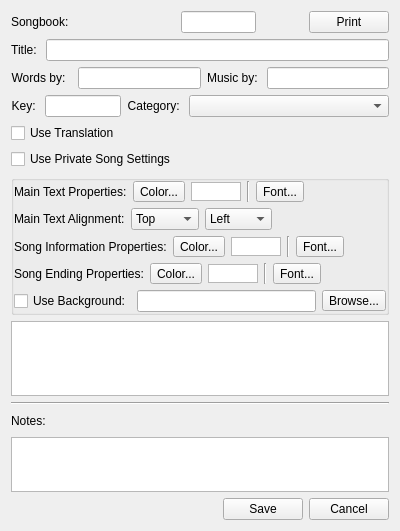
<?xml version="1.0" encoding="UTF-8"?>
<ui version="4.0">
 <class>EditWidget</class>
 <widget class="QWidget" name="EditWidget">
  <property name="geometry">
   <rect>
    <x>0</x>
    <y>0</y>
    <width>400</width>
    <height>531</height>
   </rect>
  </property>
  <property name="minimumSize">
   <size>
    <width>400</width>
    <height>0</height>
   </size>
  </property>
  <property name="windowTitle">
   <string>Edit and/or Add New songs</string>
  </property>
  <property name="windowIcon">
   <iconset resource="softprojector.qrc">
    <normaloff>:/icons/icons/edit.png</normaloff>:/icons/icons/edit.png</iconset>
  </property>
  <layout class="QVBoxLayout" name="verticalLayout_3">
   <item>
    <layout class="QGridLayout" name="gridLayout_6">
     <item row="0" column="0">
      <widget class="QLabel" name="label">
       <property name="text">
        <string>Songbook:</string>
       </property>
      </widget>
     </item>
     <item row="0" column="1">
      <widget class="QLabel" name="songbook_label">
       <property name="minimumSize">
        <size>
         <width>100</width>
         <height>0</height>
        </size>
       </property>
       <property name="text">
        <string notr="true"/>
       </property>
      </widget>
     </item>
     <item row="0" column="2">
      <widget class="QLineEdit" name="lineEditSongNumber">
       <property name="maximumSize">
        <size>
         <width>75</width>
         <height>16777215</height>
        </size>
       </property>
      </widget>
     </item>
     <item row="0" column="4">
      <widget class="QPushButton" name="pushButtonPrint">
       <property name="text">
        <string>Print</string>
       </property>
       <property name="icon">
        <iconset resource="softprojector.qrc">
         <normaloff>:/icons/icons/print.png</normaloff>:/icons/icons/print.png</iconset>
       </property>
      </widget>
     </item>
     <item row="0" column="3">
      <spacer name="horizontalSpacer_2">
       <property name="orientation">
        <enum>Qt::Horizontal</enum>
       </property>
       <property name="sizeHint" stdset="0">
        <size>
         <width>40</width>
         <height>20</height>
        </size>
       </property>
      </spacer>
     </item>
    </layout>
   </item>
   <item>
    <layout class="QGridLayout" name="gridLayout_2">
     <item row="0" column="0">
      <widget class="QLabel" name="label_15">
       <property name="text">
        <string>Title: </string>
       </property>
       <property name="alignment">
        <set>Qt::AlignRight|Qt::AlignTrailing|Qt::AlignVCenter</set>
       </property>
      </widget>
     </item>
     <item row="0" column="1">
      <widget class="QLineEdit" name="lineEditTitle"/>
     </item>
    </layout>
   </item>
   <item>
    <layout class="QGridLayout" name="gridLayout_3">
     <item row="0" column="0">
      <widget class="QLabel" name="label_16">
       <property name="text">
        <string>Words by:  </string>
       </property>
       <property name="alignment">
        <set>Qt::AlignRight|Qt::AlignTrailing|Qt::AlignVCenter</set>
       </property>
      </widget>
     </item>
     <item row="0" column="1">
      <widget class="QLineEdit" name="lineEditWordsBy"/>
     </item>
     <item row="0" column="2">
      <widget class="QLabel" name="label_18">
       <property name="text">
        <string>Music by: </string>
       </property>
       <property name="alignment">
        <set>Qt::AlignRight|Qt::AlignTrailing|Qt::AlignVCenter</set>
       </property>
      </widget>
     </item>
     <item row="0" column="3">
      <widget class="QLineEdit" name="lineEditMusicBy"/>
     </item>
    </layout>
   </item>
   <item>
    <layout class="QGridLayout" name="gridLayout_4">
     <item row="0" column="0">
      <widget class="QLabel" name="label_17">
       <property name="text">
        <string>Key: </string>
       </property>
       <property name="alignment">
        <set>Qt::AlignRight|Qt::AlignTrailing|Qt::AlignVCenter</set>
       </property>
      </widget>
     </item>
     <item row="0" column="1">
      <widget class="QLineEdit" name="lineEditKey"/>
     </item>
     <item row="0" column="2">
      <widget class="QLabel" name="label_14">
       <property name="text">
        <string>Category: </string>
       </property>
       <property name="alignment">
        <set>Qt::AlignRight|Qt::AlignTrailing|Qt::AlignVCenter</set>
       </property>
      </widget>
     </item>
     <item row="0" column="3">
      <widget class="QComboBox" name="comboBoxCategory">
       <property name="minimumSize">
        <size>
         <width>200</width>
         <height>0</height>
        </size>
       </property>
       <property name="sizeAdjustPolicy">
        <enum>QComboBox::AdjustToMinimumContentsLength</enum>
       </property>
      </widget>
     </item>
    </layout>
   </item>
   <item>
    <layout class="QHBoxLayout" name="horizontalLayout_8">
     <item>
      <widget class="QCheckBox" name="checkBoxUseTranslation">
       <property name="text">
        <string>Use Translation</string>
       </property>
      </widget>
     </item>
     <item>
      <spacer name="horizontalSpacer_9">
       <property name="orientation">
        <enum>Qt::Horizontal</enum>
       </property>
       <property name="sizeHint" stdset="0">
        <size>
         <width>40</width>
         <height>20</height>
        </size>
       </property>
      </spacer>
     </item>
    </layout>
   </item>
   <item>
    <layout class="QHBoxLayout" name="horizontalLayout_5">
     <item>
      <widget class="QCheckBox" name="checkBoxSongSettings">
       <property name="text">
        <string>Use Private Song Settings</string>
       </property>
      </widget>
     </item>
     <item>
      <spacer name="horizontalSpacer_6">
       <property name="orientation">
        <enum>Qt::Horizontal</enum>
       </property>
       <property name="sizeHint" stdset="0">
        <size>
         <width>40</width>
         <height>20</height>
        </size>
       </property>
      </spacer>
     </item>
    </layout>
   </item>
   <item>
    <widget class="QGroupBox" name="groupBoxSettings">
     <property name="title">
      <string/>
     </property>
     <property name="flat">
      <bool>true</bool>
     </property>
     <layout class="QVBoxLayout" name="verticalLayout">
      <property name="leftMargin">
       <number>0</number>
      </property>
      <property name="topMargin">
       <number>0</number>
      </property>
      <property name="rightMargin">
       <number>0</number>
      </property>
      <property name="bottomMargin">
       <number>0</number>
      </property>
      <item>
       <layout class="QHBoxLayout" name="horizontalLayout_3">
        <item>
         <widget class="QLabel" name="label_4">
          <property name="text">
           <string>Main Text Properties:</string>
          </property>
         </widget>
        </item>
        <item>
         <widget class="QToolButton" name="toolButtonMainColor">
          <property name="text">
           <string>Color...</string>
          </property>
         </widget>
        </item>
        <item>
         <widget class="QGraphicsView" name="graphicsViewTextColor">
          <property name="sizePolicy">
           <sizepolicy hsizetype="Fixed" vsizetype="Fixed">
            <horstretch>0</horstretch>
            <verstretch>0</verstretch>
           </sizepolicy>
          </property>
          <property name="minimumSize">
           <size>
            <width>50</width>
            <height>19</height>
           </size>
          </property>
          <property name="maximumSize">
           <size>
            <width>50</width>
            <height>19</height>
           </size>
          </property>
         </widget>
        </item>
        <item>
         <widget class="Line" name="line_4">
          <property name="orientation">
           <enum>Qt::Vertical</enum>
          </property>
         </widget>
        </item>
        <item>
         <widget class="QToolButton" name="toolButtonMainFont">
          <property name="text">
           <string>Font...</string>
          </property>
         </widget>
        </item>
        <item>
         <spacer name="horizontalSpacer_4">
          <property name="orientation">
           <enum>Qt::Horizontal</enum>
          </property>
          <property name="sizeHint" stdset="0">
           <size>
            <width>40</width>
            <height>20</height>
           </size>
          </property>
         </spacer>
        </item>
       </layout>
      </item>
      <item>
       <layout class="QHBoxLayout" name="horizontalLayout_4">
        <item>
         <widget class="QLabel" name="labelVAlign">
          <property name="text">
           <string>Main Text Alignment:</string>
          </property>
         </widget>
        </item>
        <item>
         <widget class="QComboBox" name="comboBoxVAlignment">
          <item>
           <property name="text">
            <string>Top</string>
           </property>
          </item>
          <item>
           <property name="text">
            <string>Middle</string>
           </property>
          </item>
          <item>
           <property name="text">
            <string>Bottom</string>
           </property>
          </item>
         </widget>
        </item>
        <item>
         <widget class="QComboBox" name="comboBoxHAlignment">
          <item>
           <property name="text">
            <string>Left</string>
           </property>
          </item>
          <item>
           <property name="text">
            <string>Center</string>
           </property>
          </item>
          <item>
           <property name="text">
            <string>Right</string>
           </property>
          </item>
         </widget>
        </item>
        <item>
         <spacer name="horizontalSpacer_7">
          <property name="orientation">
           <enum>Qt::Horizontal</enum>
          </property>
          <property name="sizeHint" stdset="0">
           <size>
            <width>40</width>
            <height>20</height>
           </size>
          </property>
         </spacer>
        </item>
       </layout>
      </item>
      <item>
       <layout class="QHBoxLayout" name="horizontalLayout_6">
        <item>
         <widget class="QLabel" name="label_3">
          <property name="text">
           <string>Song Information Properties:</string>
          </property>
         </widget>
        </item>
        <item>
         <widget class="QToolButton" name="toolButtonInfoColor">
          <property name="text">
           <string>Color...</string>
          </property>
         </widget>
        </item>
        <item>
         <widget class="QGraphicsView" name="graphicsViewInfoColor">
          <property name="sizePolicy">
           <sizepolicy hsizetype="Fixed" vsizetype="Fixed">
            <horstretch>0</horstretch>
            <verstretch>0</verstretch>
           </sizepolicy>
          </property>
          <property name="minimumSize">
           <size>
            <width>50</width>
            <height>19</height>
           </size>
          </property>
          <property name="maximumSize">
           <size>
            <width>50</width>
            <height>19</height>
           </size>
          </property>
         </widget>
        </item>
        <item>
         <widget class="Line" name="line_5">
          <property name="orientation">
           <enum>Qt::Vertical</enum>
          </property>
         </widget>
        </item>
        <item>
         <widget class="QToolButton" name="toolButtonFont">
          <property name="text">
           <string>Font...</string>
          </property>
         </widget>
        </item>
        <item>
         <spacer name="horizontalSpacer_5">
          <property name="orientation">
           <enum>Qt::Horizontal</enum>
          </property>
          <property name="sizeHint" stdset="0">
           <size>
            <width>40</width>
            <height>20</height>
           </size>
          </property>
         </spacer>
        </item>
       </layout>
      </item>
      <item>
       <layout class="QHBoxLayout" name="horizontalLayout_7">
        <item>
         <widget class="QLabel" name="label_2">
          <property name="text">
           <string>Song Ending Properties:</string>
          </property>
         </widget>
        </item>
        <item>
         <widget class="QToolButton" name="toolButtonEndingColor">
          <property name="text">
           <string>Color...</string>
          </property>
         </widget>
        </item>
        <item>
         <widget class="QGraphicsView" name="graphicsViewEndingColor">
          <property name="sizePolicy">
           <sizepolicy hsizetype="Fixed" vsizetype="Fixed">
            <horstretch>0</horstretch>
            <verstretch>0</verstretch>
           </sizepolicy>
          </property>
          <property name="minimumSize">
           <size>
            <width>50</width>
            <height>19</height>
           </size>
          </property>
          <property name="maximumSize">
           <size>
            <width>50</width>
            <height>19</height>
           </size>
          </property>
         </widget>
        </item>
        <item>
         <widget class="Line" name="line_6">
          <property name="orientation">
           <enum>Qt::Vertical</enum>
          </property>
         </widget>
        </item>
        <item>
         <widget class="QToolButton" name="toolButtonEndingFont">
          <property name="text">
           <string>Font...</string>
          </property>
         </widget>
        </item>
        <item>
         <spacer name="horizontalSpacer_8">
          <property name="orientation">
           <enum>Qt::Horizontal</enum>
          </property>
          <property name="sizeHint" stdset="0">
           <size>
            <width>40</width>
            <height>20</height>
           </size>
          </property>
         </spacer>
        </item>
       </layout>
      </item>
      <item>
       <layout class="QHBoxLayout" name="horizontalLayout_2">
        <item>
         <widget class="QCheckBox" name="checkBoxUseBackground">
          <property name="text">
           <string>Use Background:</string>
          </property>
         </widget>
        </item>
        <item>
         <widget class="QLineEdit" name="lineEditBackgroundPath">
          <property name="enabled">
           <bool>true</bool>
          </property>
          <property name="readOnly">
           <bool>true</bool>
          </property>
         </widget>
        </item>
        <item>
         <widget class="QToolButton" name="toolButtonBrowseBackground">
          <property name="text">
           <string>Browse...</string>
          </property>
         </widget>
        </item>
       </layout>
      </item>
     </layout>
    </widget>
   </item>
   <item>
    <widget class="QTextEdit" name="textEditSong">
     <property name="acceptRichText">
      <bool>false</bool>
     </property>
    </widget>
   </item>
   <item>
    <widget class="Line" name="line">
     <property name="orientation">
      <enum>Qt::Horizontal</enum>
     </property>
    </widget>
   </item>
   <item>
    <layout class="QHBoxLayout" name="horizontalLayout">
     <item>
      <widget class="QLabel" name="labelNotes">
       <property name="text">
        <string>Notes:</string>
       </property>
      </widget>
     </item>
     <item>
      <spacer name="horizontalSpacer_3">
       <property name="orientation">
        <enum>Qt::Horizontal</enum>
       </property>
       <property name="sizeHint" stdset="0">
        <size>
         <width>40</width>
         <height>20</height>
        </size>
       </property>
      </spacer>
     </item>
    </layout>
   </item>
   <item>
    <widget class="QPlainTextEdit" name="plainTextEditNotes">
     <property name="maximumSize">
      <size>
       <width>16777215</width>
       <height>55</height>
      </size>
     </property>
    </widget>
   </item>
   <item>
    <layout class="QGridLayout" name="gridLayout">
     <item row="0" column="0">
      <spacer name="horizontalSpacer">
       <property name="orientation">
        <enum>Qt::Horizontal</enum>
       </property>
       <property name="sizeHint" stdset="0">
        <size>
         <width>168</width>
         <height>20</height>
        </size>
       </property>
      </spacer>
     </item>
     <item row="0" column="1">
      <widget class="QPushButton" name="btnSave">
       <property name="text">
        <string>Save</string>
       </property>
       <property name="shortcut">
        <string>Ctrl+S</string>
       </property>
      </widget>
     </item>
     <item row="0" column="2">
      <widget class="QPushButton" name="btnCancel">
       <property name="text">
        <string>Cancel</string>
       </property>
       <property name="shortcut">
        <string>Ctrl+Q</string>
       </property>
      </widget>
     </item>
    </layout>
   </item>
  </layout>
 </widget>
 <tabstops>
  <tabstop>lineEditSongNumber</tabstop>
  <tabstop>lineEditTitle</tabstop>
  <tabstop>lineEditWordsBy</tabstop>
  <tabstop>lineEditMusicBy</tabstop>
  <tabstop>lineEditKey</tabstop>
  <tabstop>comboBoxCategory</tabstop>
  <tabstop>textEditSong</tabstop>
  <tabstop>plainTextEditNotes</tabstop>
  <tabstop>pushButtonPrint</tabstop>
  <tabstop>checkBoxSongSettings</tabstop>
  <tabstop>toolButtonMainColor</tabstop>
  <tabstop>graphicsViewTextColor</tabstop>
  <tabstop>toolButtonMainFont</tabstop>
  <tabstop>comboBoxVAlignment</tabstop>
  <tabstop>comboBoxHAlignment</tabstop>
  <tabstop>toolButtonInfoColor</tabstop>
  <tabstop>graphicsViewInfoColor</tabstop>
  <tabstop>toolButtonFont</tabstop>
  <tabstop>toolButtonEndingColor</tabstop>
  <tabstop>graphicsViewEndingColor</tabstop>
  <tabstop>toolButtonEndingFont</tabstop>
  <tabstop>checkBoxUseBackground</tabstop>
  <tabstop>toolButtonBrowseBackground</tabstop>
  <tabstop>lineEditBackgroundPath</tabstop>
  <tabstop>btnSave</tabstop>
  <tabstop>btnCancel</tabstop>
 </tabstops>
 <resources>
  <include location="softprojector.qrc"/>
 </resources>
 <connections/>
</ui>
